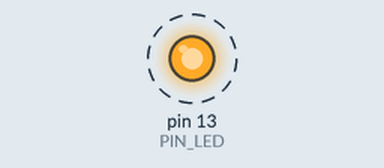
A sketch run on a simulated Arduino Uno, built with avr-gcc and run on an emulated ATmega328P. Parts: output pins drawn as LEDs (lit = HIGH). Dashed ring = blinking. What the sketch prints to the serial monitor is not drawn.

Above: at 0.5 s.
Timing chart, 0 to 4.6 s (numbered marks = the images above):
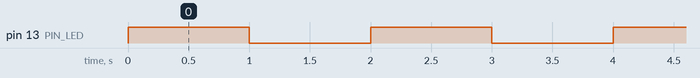

Measured:
- by itself, pin 13 (PIN_LED): alternates HIGH for 1.0 s and LOW for 1.0 s

The sketch:

04_example_3.ino
```cpp
#define PIN_LED 13

int count = 0;
int toggle = 0;

void setup() {
  pinMode(PIN_LED, OUTPUT);
  Serial.begin(115200);
  while (!Serial) {
    ;
  }
  Serial.println("Hello World!");
  digitalWrite(PIN_LED, toggle);
}

void loop() {
  Serial.println(++count);
  toggle = toggle_state(toggle);
  digitalWrite(PIN_LED, toggle);
  delay(1000);
}

int toggle_state(int t) {
  return !t;
}
```
